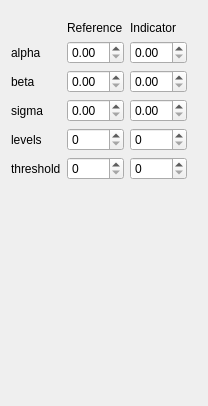
               <widget class="QWidget" name="pureletScanPage">
                <layout class="QGridLayout" name="gridLayout_13">
                 <item row="0" column="0">
                  <layout class="QGridLayout" name="gridLayout_10">
                   <property name="topMargin">
                    <number>10</number>
                   </property>
                   <property name="rightMargin">
                    <number>10</number>
                   </property>
                   <item row="0" column="1">
                    <widget class="QLabel" name="label_19">
                     <property name="text">
                      <string>Reference</string>
                     </property>
                    </widget>
                   </item>
                   <item row="0" column="2">
                    <widget class="QLabel" name="label_17">
                     <property name="text">
                      <string>Indicator</string>
                     </property>
                    </widget>
                   </item>
                   <item row="1" column="0">
                    <widget class="QLabel" name="label_14">
                     <property name="text">
                      <string>alpha</string>
                     </property>
                    </widget>
                   </item>
                   <item row="1" column="1">
                    <widget class="QDoubleSpinBox" name="pureletAlphaScansRefDoubleSpinBox"/>
                   </item>
                   <item row="1" column="2">
                    <widget class="QDoubleSpinBox" name="pureletAlphaScansIndDoubleSpinBox"/>
                   </item>
                   <item row="2" column="0">
                    <widget class="QLabel" name="label_15">
                     <property name="text">
                      <string>beta</string>
                     </property>
                    </widget>
                   </item>
                   <item row="2" column="1">
                    <widget class="QDoubleSpinBox" name="pureletBetaScansRefDoubleSpinBox"/>
                   </item>
                   <item row="2" column="2">
                    <widget class="QDoubleSpinBox" name="pureletBetaScansIndDoubleSpinBox"/>
                   </item>
                   <item row="3" column="0">
                    <widget class="QLabel" name="label_18">
                     <property name="text">
                      <string>sigma</string>
                     </property>
                    </widget>
                   </item>
                   <item row="3" column="1">
                    <widget class="QDoubleSpinBox" name="pureletSigmaScansRefDoubleSpinBox"/>
                   </item>
                   <item row="3" column="2">
                    <widget class="QDoubleSpinBox" name="pureletSigmaScansIndDoubleSpinBox"/>
                   </item>
                   <item row="4" column="0">
                    <widget class="QLabel" name="label_16">
                     <property name="text">
                      <string>levels</string>
                     </property>
                    </widget>
                   </item>
                   <item row="4" column="1">
                    <widget class="QSpinBox" name="pureletJScansRefSpinBox"/>
                   </item>
                   <item row="4" column="2">
                    <widget class="QSpinBox" name="pureletJScansIndSpinBox"/>
                   </item>
                   <item row="5" column="0">
                    <widget class="QLabel" name="label_20">
                     <property name="text">
                      <string>threshold</string>
                     </property>
                    </widget>
                   </item>
                   <item row="5" column="1">
                    <widget class="QSpinBox" name="pureletTScansRefSpinBox"/>
                   </item>
                   <item row="5" column="2">
                    <widget class="QSpinBox" name="pureletTScansIndSpinBox"/>
                   </item>
                  </layout>
                 </item>
                 <item row="1" column="0">
                  <spacer name="verticalSpacer_7">
                   <property name="orientation">
                    <enum>Qt::Vertical</enum>
                   </property>
                   <property name="sizeHint" stdset="0">
                    <size>
                     <width>20</width>
                     <height>215</height>
                    </size>
                   </property>
                  </spacer>
                 </item>
                </layout>
               </widget>
